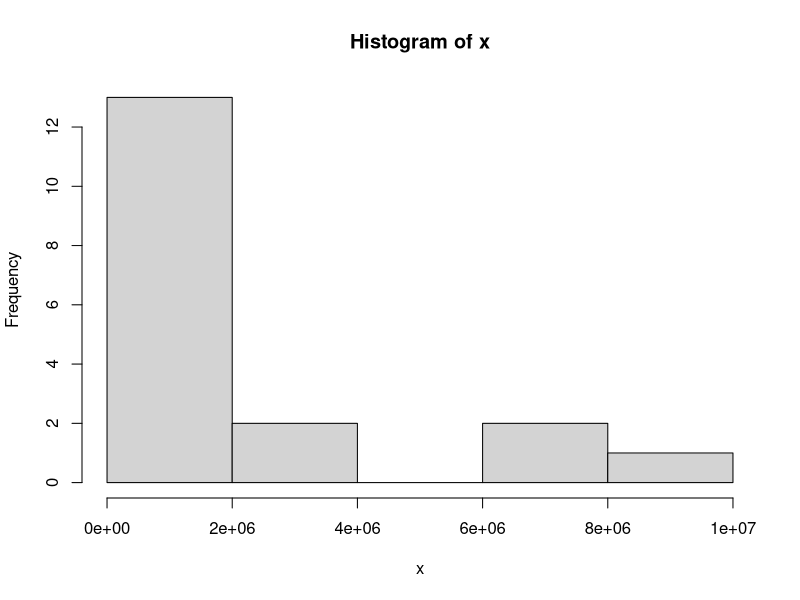
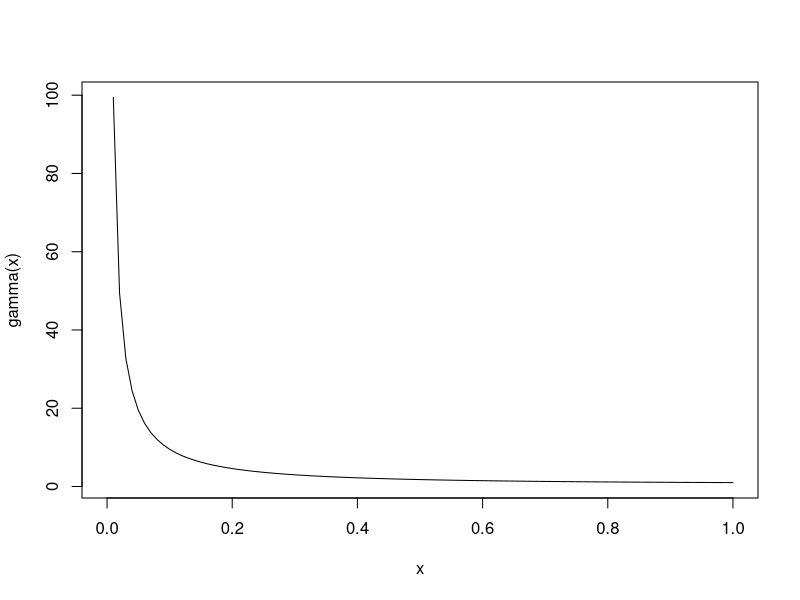

The R source for these figures, in order:
n = 7
set.seed(12345)
id <- sample(18, 7)
id
# 8, 10, 11, 12, 14, 16 , 17
# Muestra de n = 6
#  X: gasto en almentos del hogar
gastoalim <- c(1000000, 800000,1500000, 8000000, 1200000, 2500000 )

# Asumir un modeo gamma, vamos a estimar alpha y beta

alpha = (mean(gastoalim)^2) / var(gastoalim)
beta = mean(gastoalim) / var(gastoalim)

set.seed(12345)
x <- rgamma(n = 18, shape = alpha, rate = beta)
hist(x)

# Cual es la probabildad de que alguien gaste más de un millon
1 - pgamma(q = 1000000, shape = alpha, rate = beta)

# Modelo probabilistico
curve(gamma, shape = alpha, rate = beta)
